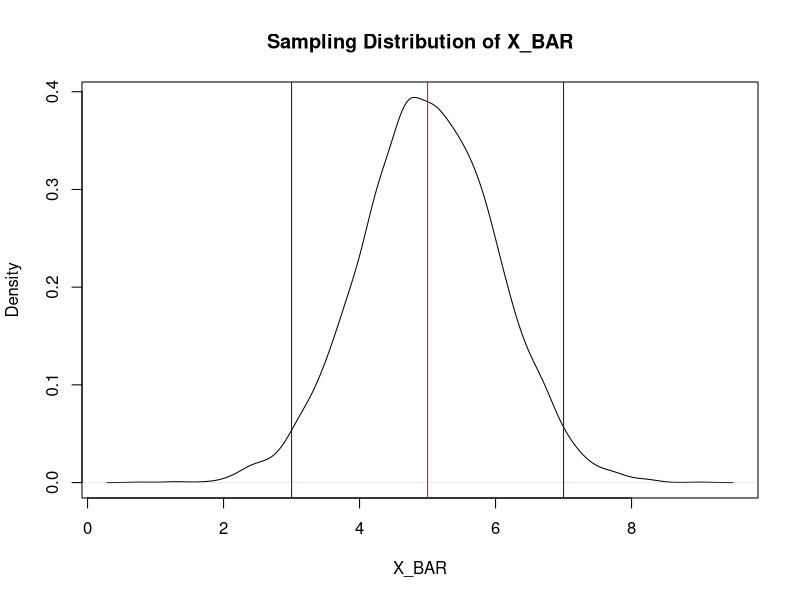
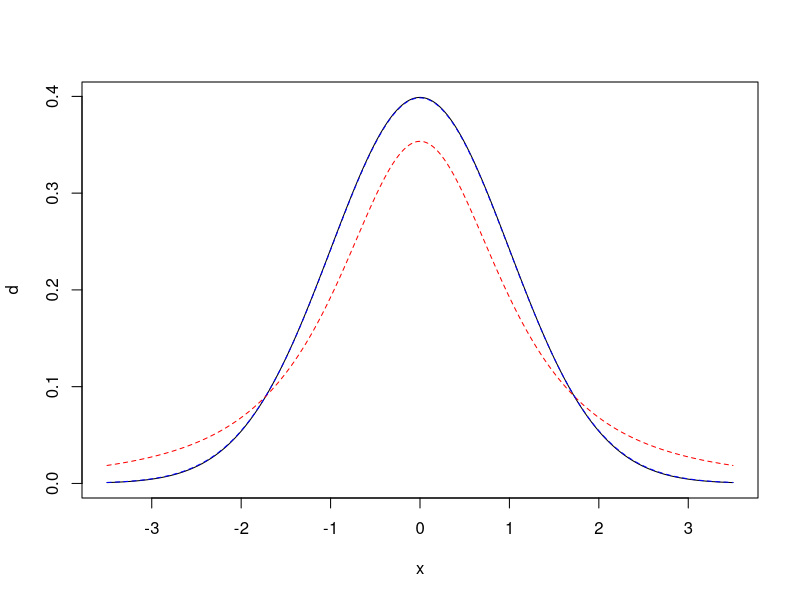
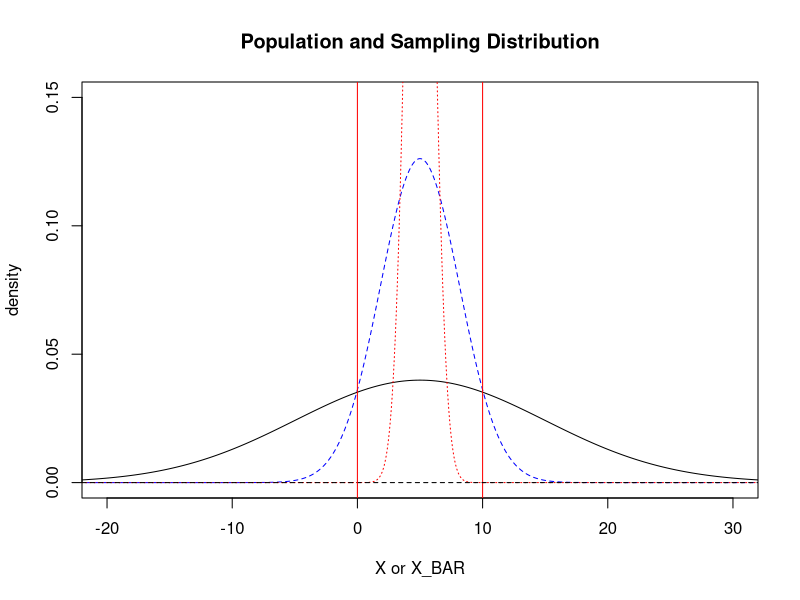
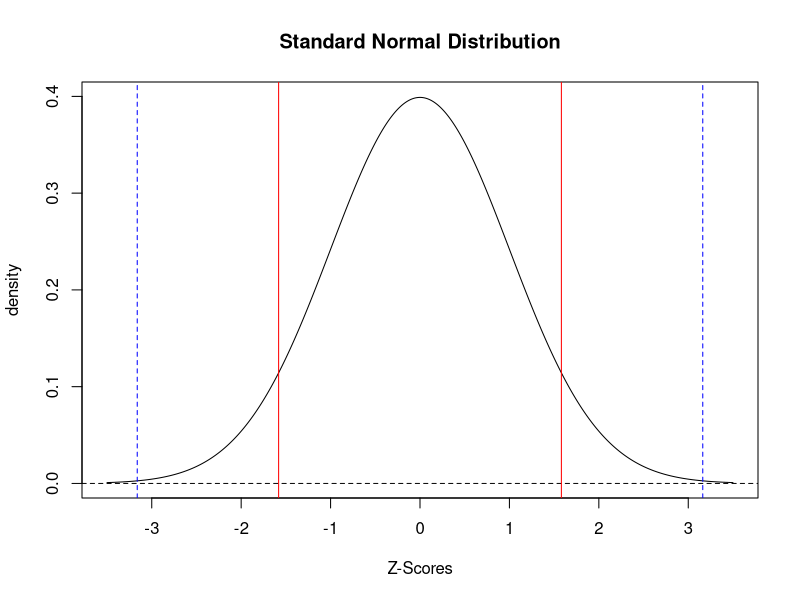

Write R code to recreate these figures, in order.
## ---------------- ##
## Class 6 Script   ##
## ---------------- ##

## Let's generate 5000 repeated samples of N = 100 observations
## from a population distribution Normal(mu = 5, sig = 10) 
set.seed(13)

X_BAR = rep(NA, 5000)
SE    = rep(NA, 5000)
SD    = rep(NA, 5000)
MAX   = rep(NA, 5000)

for(i in 1:5000){
  x_sample = rnorm(100, mean = 5, sd = 10)
  X_BAR[i] = mean(x_sample) 
  SD[i]    = sd(x_sample)
  SE[i]    = sd(x_sample)/sqrt(100)
  MAX[i]   = max(x_sample)
}

plot(density(X_BAR), main = "Sampling Distribution of X_BAR", xlab= "X_BAR")
abline(v=5, col = "red")
abline(v=3, col = "blue")
abline(v=7, col = "blue")

### Note: These two numbers are close.
sd(X_BAR)   ## Repeated samples sigma_xbar
mean(SE)    ## Typical value of one sample SE = S_x / sqrt(N)

## SE is an estimator of sd(X_BAR)

x = (-3500:3500)/1000  #
d = dnorm(x)
plot(x,d, type = "l")

tv = dt(x, df=2)
lines(x,tv, col="red", lty="dashed")

tv = dt(x, df=199)
lines(x,tv, col="blue", lty="dashed")

## Plot a normal density (population)

x = (-45000:65000)/1000
d = dnorm(x, mean = 5, sd = 10)
plot(x, d, type="l", main = "Population and Sampling Distribution", xlab = "X or X_BAR", ylab= "density",ylim = c(0,0.15), xlim = c(-20,30))

## Plot a normal density (sampling distribution)
x = (-45000:65000)/1000
d = dnorm(x, mean = 5, sd = 10/sqrt(10))
lines(x, d, lty="dashed", col="blue")

x = (-45000:65000)/1000
d = dnorm(x, mean = 5, sd = 10/sqrt(100))
lines(x, d, lty="dotted", col="red")

## Stop and return to Unit 5 Slides ##



## Suppose we obtain a sample and compute a sample mean (X_BAR) of 10 ## 
## How unlikely is that?

mu_null = 5
X_BAR   = 10
se_null = 10/sqrt(10)

abline(v=X_BAR, col="red")
abline(h=0, lty="dashed")

## "One Sided"
pnorm(X_BAR, mean = mu_null, sd = se_null, lower.tail = FALSE) ## area to the right of red vertical line
pnorm(X_BAR, mean = mu_null, sd = se_null) ## area to the right of red vertical line

abline(v=0, col="red")

## "Two Sided"
2*pnorm(X_BAR, mean = mu_null, sd = se_null, lower.tail = FALSE) ## area to the right of red vertical line

## --------------------------------------------------------------- ##
## This was fine, but try a standardized way to look at it         ##
## --------------------------------------------------------------- ##

test_stat = (X_BAR - mu_null)/se_null

## The test_stat has a Normal(0, 1) distribution ##

## Plot this distribution.
x = (-3500:3500)/1000
d = dnorm(x, mean=0, sd = 1)
plot(x, d, type="l", main = "Standard Normal Distribution", xlab = "Z-Scores", ylab= "density")
abline(h=0, lty = "dashed")
abline(v=test_stat, col="red")

## "One sided" ##
pnorm(test_stat, lower.tail=FALSE)

## "Two sided" ##
abline(v=-test_stat, col="red")
2*pnorm(test_stat, lower.tail=FALSE)

## What if we "assumed" the wrong value for the mean, say mu_null = 0 

mu_null = 0
X_BAR   = 10
se_null = 10/sqrt(10)

test_stat2 = (X_BAR- mu_null)/se_null

abline(v=test_stat2, col="blue", lty="dashed")
abline(v=-test_stat2, col="blue", lty="dashed")

pnorm(test_stat2, lower.tail=FALSE)   ## one-sided (probability to the right of the blue dashed line)
2*pnorm(test_stat2, lower.tail=FALSE) ## two-sided (probability outside of blue dashed lines)

### implement it on one sample ##

x_sample
x_bar   = mean(x_sample)
std_err = sd(x_sample)/sqrt(100)
x_bar

## Is this statistically different from mu = 5? ##
test_stat = (x_bar - 0)/std_err

round(2*pnorm(abs(test_stat), lower.tail=FALSE), 3)   ## abs() is the absolute value, calculation only works in general like this

## The technically "right" way to do this. test_stat isn't *exactly* normal.
2*pt(abs(test_stat), df = 99, lower.tail=FALSE)   ## abs() is the absolute value, calculation only works in general like this

## A canned function to do it all at once
t.test(x_sample, mu=5)      ## "Fail to reject the null"

## What about other null hypotheses?
t.test(x_sample, mu = 7.5)  ## "Reject the null"

## Instead of the hypothesis test, let's construct a confidence interval ##

## for normal sampling distribution ##
lower = x_bar - 1.96*std_err
upper = x_bar + 1.96*std_err

c(lower, upper)  ## contains 5, but not 7.5 ... CIs can be used to test many hypotheses at once.
